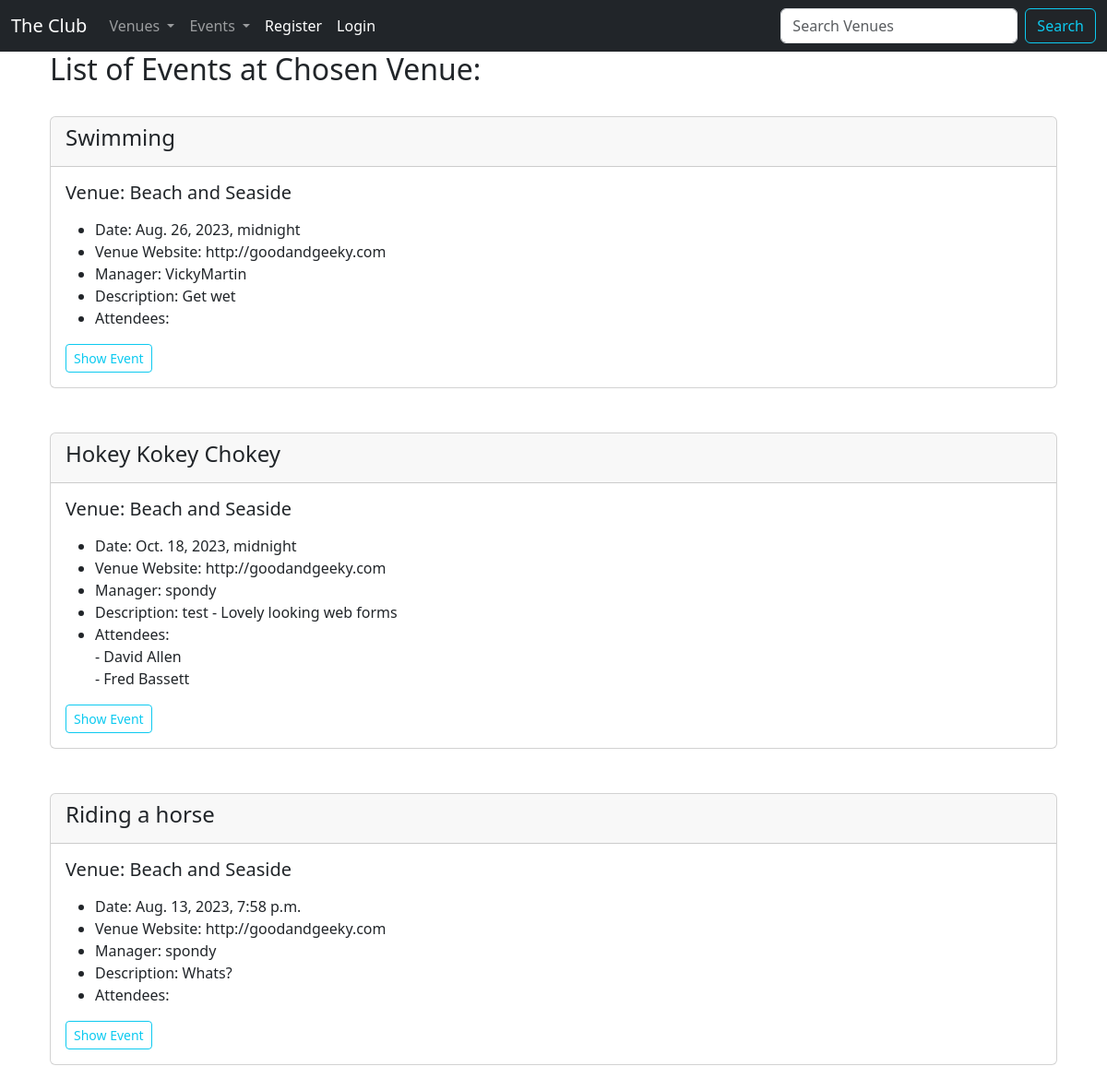
Screenshot of /venue_events/1 with the database file from the repository.
### events/models.py (models this page shows, shortened)
class Event(models.Model):
    name = models.CharField("Event Name", max_length=120)
    event_date = models.DateTimeField("Event Date")
    venue = models.ForeignKey(Venue, blank=True, null=True, on_delete=models.CASCADE)
    manager = models.ForeignKey(User, blank=True, null=True, on_delete=models.SET_NULL)
    description = models.TextField(blank=True)
    attendees = models.ManyToManyField(MyClubUser, blank=True)
    approved = models.BooleanField("Approved", default=False)
    def __str__(self):
        return self.name

class Venue(models.Model):
    name = models.CharField("Venue Name", max_length=120)
    address = models.CharField(max_length=300)
    zip_code = models.CharField("Zip Code", max_length=15)
    phone = models.CharField("Contact Phone", max_length=25, blank=True)
    web = models.URLField("Website Address", blank=True)
    email_address = models.EmailField("Email Address", blank=True)
    owner = models.IntegerField("Venue Owner", blank=False, default=1)
    venue_image = models.ImageField(null=True, blank=True, upload_to="images/")
    def __str__(self):
        return self.name

class MyClubUser(models.Model):
    first_name = models.CharField(max_length=30)
    last_name = models.CharField(max_length=30)
    email = models.EmailField("User Email")
    def __str__(self):
        return self.first_name + " " + self.last_name

### events/views.py (the view)
# urls.py: path("venue_events/<venue_id>", views.venue_events, name="venue-events"),
def venue_events(request, venue_id):
    venue = Venue.objects.get(id=venue_id)
    events = venue.event_set.all()
    if events:
        return render(request, "events/venue_events.html", {"events": events})
    else:
        messages.success(request, ("That venue has no events for now!"))
        return redirect("admin-approval")

### events/templates/events/venue_events.html (shortened to what this page needs)
{% extends 'events/base.html' %}
{% block content %}
<div class=container>
  <h2>List of Events at Chosen Venue: </h2>
<br>
  {% for event in events %}
<div class="card">
  <div class="card-header">
   <h4> {{ event }}</h4>
  </div>
  <div class="card-body">
    <h5 class="card-title">Venue: {{ event.venue }}</h5>
    <p class="card-text">
    	<ul>
        <li>Date: {{ event.event_date }}</li>
        <li>Venue Website: {{ event.venue.web }}</li>
        <li>Manager: {{ event.manager }}</li>
        <li>Description: {{ event.description }}</li>
        <li>Attendees:<br/>
          {% for user in event.attendees.all %}
         - {{ user }}<br/>
          {% endfor %}
          </li>
      </ul>
    </p>
        <a href="{% url 'show-event' event.id %}" class="btn btn-outline-info btn-sm">Show Event</a>
  </div>
</div>
	<br/><br/>
	{% endfor %}
{% endblock %}

### rows the page displays
Event: name "Swimming", venue "Beach and Seaside", event_date "Aug. 26, 2023, midnight", venue.web "http://goodandgeeky.com", manager "VickyMartin", description "Get wet"
Event: name "Hokey Kokey Chokey", venue "Beach and Seaside", event_date "Oct. 18, 2023, midnight", venue.web "http://goodandgeeky.com", manager "spondy", description "test - Lovely looking web forms"
MyClubUser: first_name+last_name "David Allen"
MyClubUser: first_name+last_name "Fred Bassett"
Event: name "Riding a horse", venue "Beach and Seaside", event_date "Aug. 13, 2023, 7:58 p.m.", venue.web "http://goodandgeeky.com", manager "spondy", description "Whats?"
